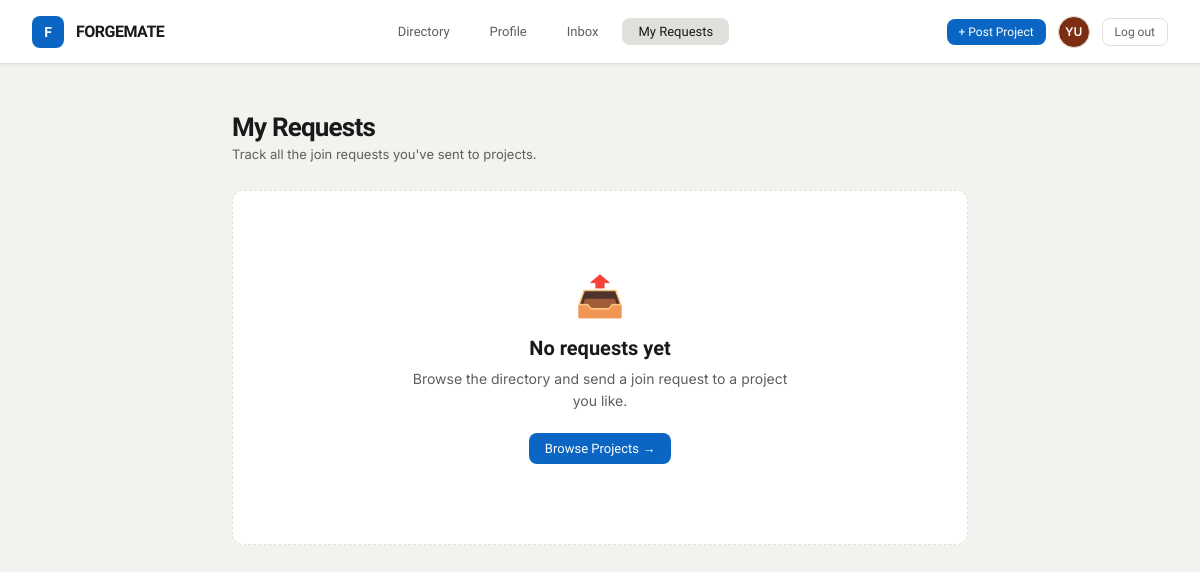
/my-requests (signed in), run on an earlier commit of the app's database.
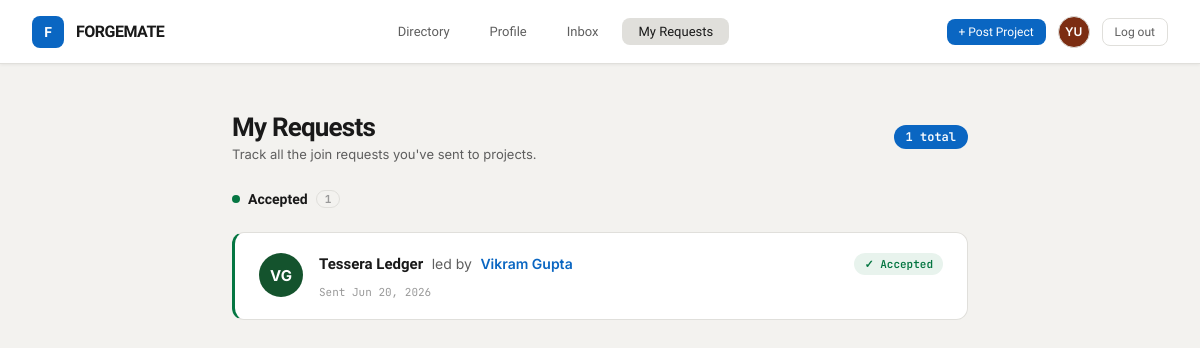
And on a later commit of the database.
### models.py (models this page shows, shortened)
class JoinRequest(db.Model):
    id = db.Column(db.Integer, primary_key=True)
    project_id = db.Column(db.Integer, db.ForeignKey("project.id"), nullable=False)
    applicant_id = db.Column(db.Integer, db.ForeignKey("user.id"), nullable=False)
    role_id = db.Column(db.Integer, db.ForeignKey("project_role.id"), nullable=True)
    message = db.Column(db.Text, default="")
    status = db.Column(db.String(20), default="pending")  # pending/accepted/declined
    created_at = db.Column(db.DateTime, default=datetime.utcnow)
    applicant = db.relationship("User")

class User(UserMixin, db.Model):
    id = db.Column(db.Integer, primary_key=True)
    username = db.Column(db.String(50), unique=True, nullable=False)
    email = db.Column(db.String(120), unique=True, nullable=False)
    password_hash = db.Column(db.String(255), nullable=False)
    full_name = db.Column(db.String(120))
    role_title = db.Column(db.String(150), default="")
    location = db.Column(db.String(120), default="")
    github_url = db.Column(db.String(200), default="")
    website_url = db.Column(db.String(200), default="")
    bio = db.Column(db.Text, default="")
    created_at = db.Column(db.DateTime, default=datetime.utcnow)
    skills = db.relationship(
        "Skill", backref="user", cascade="all, delete-orphan", lazy="dynamic"
    )
    led_projects = db.relationship(
        "Project", backref="lead", foreign_keys="Project.lead_id", lazy="dynamic"
    )
    memberships = db.relationship(
        "ProjectMember", backref="user", cascade="all, delete-orphan", lazy="dynamic"
    )
    @property
    def display_name(self):
        return self.full_name or self.username
    @property
    def initials(self):
        parts = [p for p in self.display_name.split() if p]
        if not parts:
            return "?"
        if len(parts) == 1:
            return parts[0][:2].upper()
        return (parts[0][0] + parts[1][0]).upper()
    @property
    def avatar_color(self):
        palette = ["#0038FF", "#14532D", "#7C2D12", "#55555C", "#0F0F11"]
        return palette[self.id % len(palette)]
    @property
    def pending_inbox_count(self):
        return JoinRequest.query.join(Project).filter(
            Project.lead_id == self.id, JoinRequest.status == "pending"
        ).count()

class Project(db.Model):
    id = db.Column(db.Integer, primary_key=True)
    title = db.Column(db.String(150), nullable=False)
    description = db.Column(db.Text, default="")
    event = db.Column(db.String(150), default="")
    tags = db.Column(db.String(300), default="")  # comma separated
    icon_emoji = db.Column(db.String(10), default="🔗")
    lead_id = db.Column(db.Integer, db.ForeignKey("user.id"), nullable=False)
    created_at = db.Column(db.DateTime, default=datetime.utcnow)
    manual_status = db.Column(db.String(20), default="")  # "", "open", "closing", "full"
    roles = db.relationship(
        "ProjectRole", backref="project", cascade="all, delete-orphan", lazy="dynamic"
    )
    members = db.relationship(
        "ProjectMember", backref="project", cascade="all, delete-orphan", lazy="dynamic"
    )
    requests = db.relationship(
        "JoinRequest", backref="project", cascade="all, delete-orphan", lazy="dynamic"
    )

### app.py (the view)
@app.route("/my-requests")
@login_required
def my_requests():
    all_requests = (
        JoinRequest.query
        .filter_by(applicant_id=current_user.id)
        .order_by(JoinRequest.created_at.desc())
        .all()
    )
    return render_template("my_requests.html", requests=all_requests)

### app.py (called while the page is built)
@login_manager.user_loader
def load_user(user_id):
    return User.query.get(int(user_id))

@app.context_processor
def inject_active_page():
    section_map = {
        "directory": "directory", "project_detail": "directory", "new_project": "directory",
        "my_profile": "profile", "view_profile": "profile", "edit_profile": "profile",
        "inbox": "inbox",
        "my_requests": "my_requests",
    }
    return {"active_page": section_map.get(request.endpoint, "")}

### templates/my_requests.html (shortened to what this page needs)
{% extends "base.html" %}
{% block content %}
<div class="req-container">
  <div class="req-page-header">
    <div>
      <h1 class="req-page-title">My Requests</h1>
      <p class="req-page-sub">Track all the join requests you've sent to projects.</p>
    </div>
    {% if requests %}
    <div class="req-count-badge">{{ requests|length }} total</div>
    {% endif %}
  </div>
  {% if requests %}
  {% set pending_reqs  = requests | selectattr("status", "equalto", "pending")  | list %}
  {% set accepted_reqs = requests | selectattr("status", "equalto", "accepted") | list %}
  {% set declined_reqs = requests | selectattr("status", "equalto", "declined") | list %}
  {% if accepted_reqs %}
  <div class="mreq-section-title">
    <span class="mreq-dot mreq-dot-accepted"></span> Accepted
    <span class="mreq-section-count">{{ accepted_reqs|length }}</span>
  </div>
  <div class="req-list" style="margin-bottom:32px;">
    {% for jr in accepted_reqs %}
    {% include "partials/request_card.html" %}
    {% endfor %}
  </div>
  {% endif %}
  {% else %}
  <div class="req-empty">
    <div class="req-empty-icon">📤</div>
    <h3 class="req-empty-title">No requests yet</h3>
    <p class="req-empty-sub">Browse the directory and send a join request to a project you like.</p>
    <a class="btn btn-primary" href="{{ url_for('directory') }}" style="margin-top:20px; display:inline-flex;">Browse Projects →</a>
  </div>
  {% endif %}
</div>
{% endblock %}

### templates/partials/request_card.html (shortened to what this page needs)
<div class="req-card mreq-card-{{ jr.status }}">
  <div class="req-card-left">
    <div class="req-avatar-circle" style="background:{{ jr.project.lead.avatar_color }};">
      {{ jr.project.lead.initials }}
    </div>
  </div>
  <div class="req-card-body">
    <div class="req-card-top">
      <div>
        <a class="req-applicant-name" href="{{ url_for('project_detail', project_id=jr.project.id) }}">{{ jr.project.title }}</a>
        <span class="req-wants-text">led by</span>
        <a class="req-project-link" href="{{ url_for('view_profile', username=jr.project.lead.username) }}">{{ jr.project.lead.display_name }}</a>
      </div>
      <span class="mreq-status-chip mreq-chip-{{ jr.status }}">
        {% if jr.status == 'pending' %}⏳ Pending
        {% elif jr.status == 'accepted' %}✓ Accepted
        {% else %}✕ Declined
        {% endif %}
      </span>
    </div>
    <div class="mreq-meta">
      Sent {{ jr.created_at.strftime('%b %d, %Y') }}
    </div>
  </div>
</div>

What changed in the data, as far as the page shows it:
now on this page (row edited): JoinRequest: project.lead.initials "VG", project "Tessera Ledger", project.lead.display_name "Vikram Gupta", status "✓ Accepted", created_at "Jun 20, 2026"
Also different on the page:
{{ requests|length }}: (not shown) → "1"
{{ accepted_reqs|length }}: (not shown) → "1"
text no longer shown: "📤 No requests yet Browse the directory and send a join request to a project you like. Browse Projects →"
text now shown: "total Accepted"
